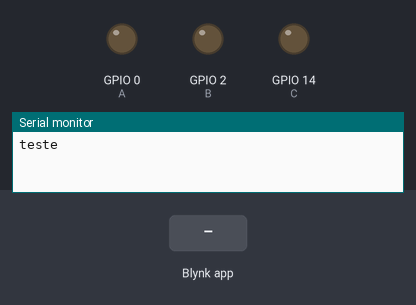
Bench run of a sketch on a simulated ESP8266 (NodeMCU). On the bench: output pins drawn as LEDs (lit = HIGH), the last lines printed to the serial monitor. Inputs (shaded band) come from the test bench. WiFi joins after 1.5 s; servers stay silent unless stated.

Above: at 3.0 s.
3.1 s: Blynk app writes 1 to V1
At 4.0 s:
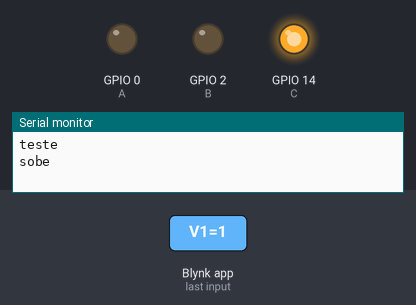
4.6 s: Blynk app writes 1 to V2
At 5.1 s:
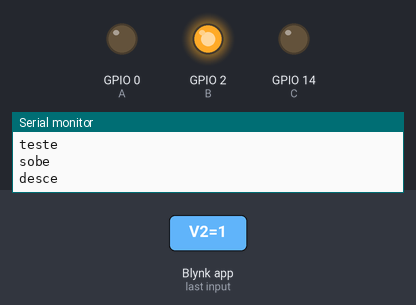
6.1 s: Blynk app writes 1 to V3
At 7.3 s:
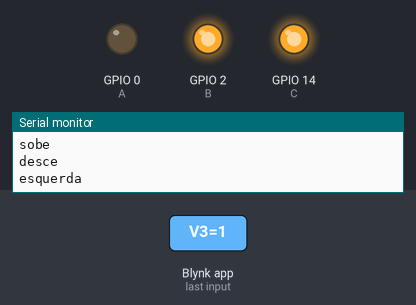
7.6 s: Blynk app writes 1 to V4
At 8.6 s:
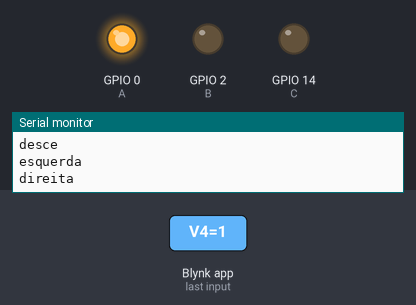
9.1 s: Blynk app writes 1 to V5
At 9.8 s:
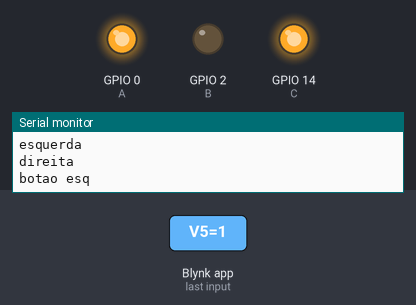
10.6 s: Blynk app writes 1 to V6
At 10.9 s:
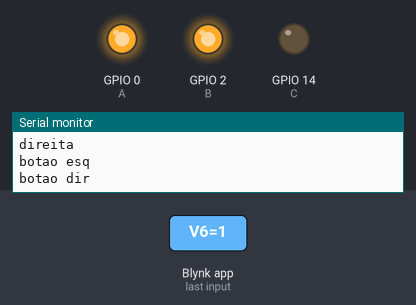
Timing chart, 0 to 13.1 s (numbered marks = the images above; inputs shaded):
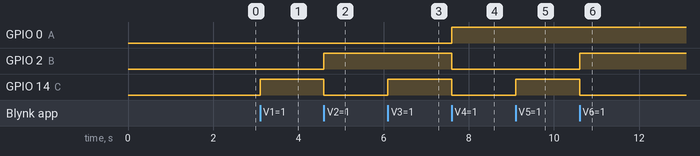

The sketch:

Mouse_blynk.ino
```cpp
#define BLYNK_PRINT Serial
#include <SPI.h>
#include <ESP8266WiFi.h>
#include <BlynkSimpleEsp8266.h>

// You should get Auth Token in the Blynk App.
// Go to the Project Settings (nut icon).
char auth[] = "qwertyuiopASDFGHJKQWERTYUIA";  //insert the credential received in your email

// Your WiFi credentials.
// Set password to "" for open networks.
char ssid[] = "QWERT1234";  //set your credentials
char pass[] = "12345678";    //coloque as credencias

int A=0,B=2,C=14;
//A=0; B=2; C=14;
BLYNK_WRITE(V1)
{
  int pinValue = param.asInt(); // assigning incoming value from pin V1 to a variable
  if(pinValue == 1){
    Serial.print("sobe \n");
    digitalWrite (A,LOW);
    digitalWrite (B,LOW);
    digitalWrite (C,HIGH);
    delay(50);
   } else {
    Serial.print("desliga sobe \n");
    digitalWrite (A,LOW);
    digitalWrite (B,LOW);
    digitalWrite (C,LOW);
    }
}
BLYNK_WRITE(V2)
{
  int pinValue = param.asInt(); // assigning incoming value from pin V1 to a variable
  if(pinValue == 1){
    Serial.print("desce \n");
    digitalWrite (A,LOW);
    digitalWrite (B,HIGH);
    digitalWrite (C,LOW);
    delay(50);
   } else {
    Serial.print("desliga desce \n");
    digitalWrite (A,LOW);
    digitalWrite (B,LOW);
    digitalWrite (C,LOW);
    }
}

BLYNK_WRITE(V3)
{
  int pinValue = param.asInt(); // assigning incoming value from pin V1 to a variable
  if(pinValue == 1){
    Serial.print("esquerda \n");
    digitalWrite (A,LOW);
    digitalWrite (B,HIGH);
    digitalWrite (C,HIGH);
    delay(50);
   } else {
    Serial.print("desliga esquerda \n");
    digitalWrite (A,LOW);
    digitalWrite (B,LOW);
    digitalWrite (C,LOW);
    }
}

BLYNK_WRITE(V4)
{
  int pinValue = param.asInt(); // assigning incoming value from pin V1 to a variable
  if(pinValue == 1){
    Serial.print("direita \n");
    digitalWrite (A,HIGH);
    digitalWrite (B,LOW);
    digitalWrite (C,LOW);
    delay(50);
   } else {
    Serial.print("desliga direita \n");
    digitalWrite (A,LOW);
    digitalWrite (B,LOW);
    digitalWrite (C,LOW);
    }
}

BLYNK_WRITE(V5)
{
  int pinValue = param.asInt(); // assigning incoming value from pin V1 to a variable
  if(pinValue == 1){
    Serial.print("botao esq \n");
    digitalWrite (A,HIGH);
    digitalWrite (B,LOW);
    digitalWrite (C,HIGH);
    delay(50);
   } else {
    Serial.print("desliga botao esq \n");
    digitalWrite (A,LOW);
    digitalWrite (B,LOW);
    digitalWrite (C,LOW);
    }
}

BLYNK_WRITE(V6)
{
  int pinValue = param.asInt(); // assigning incoming value from pin V1 to a variable
  if(pinValue == 1){
    Serial.print("botao dir \n");
    digitalWrite (A,HIGH);
    digitalWrite (B,HIGH);
    digitalWrite (C,LOW);
    delay(50);
   } else {
    Serial.print("desliga botao dir \n");
    digitalWrite (A,LOW);
    digitalWrite (B,LOW);
    digitalWrite (C,LOW);
    }
}

BLYNK_WRITE(V7)
{
  int pinValue = param.asInt(); // assigning incoming value from pin V1 to a variable
  if(pinValue == 1){
    Serial.print("botao dir segurando \n");
    digitalWrite (A,HIGH);
    digitalWrite (B,HIGH);
    digitalWrite (C,HIGH);
    delay(50);
   } else {
    Serial.print("desliga botao dir segurando \n");
    digitalWrite (A,LOW);
    digitalWrite (B,LOW);
    digitalWrite (C,LOW);
    }
}

void setup()
{
  pinMode(A, OUTPUT);
  pinMode(B, OUTPUT);
  pinMode(C, OUTPUT);


  // Debug console
  //Serial.begin(9600);
  Serial.begin(9600);
  Serial.println();
  Serial.println("teste");
  Blynk.begin(auth, ssid, pass);
}

void loop()
{
  //inicio:
  Blynk.run();
  /*
      digitalWrite (A,LOW);
  digitalWrite (B,LOW);
  digitalWrite (C,LOW);

  */
}
```

Measured:
- after the input at 3.1 s, GPIO 14 (C): LOW → HIGH at once
- after the input at 4.6 s, GPIO 2 (B): LOW → HIGH at once; GPIO 14 (C): HIGH → LOW at once
- after the input at 6.1 s, GPIO 14 (C): LOW → HIGH at once
- after the input at 7.6 s, GPIO 0 (A): LOW → HIGH at once; GPIO 2 (B), GPIO 14 (C): HIGH → LOW at once
- after the input at 9.1 s, GPIO 14 (C): LOW → HIGH at once
- after the input at 10.6 s, GPIO 2 (B): LOW → HIGH at once; GPIO 14 (C): HIGH → LOW at once
